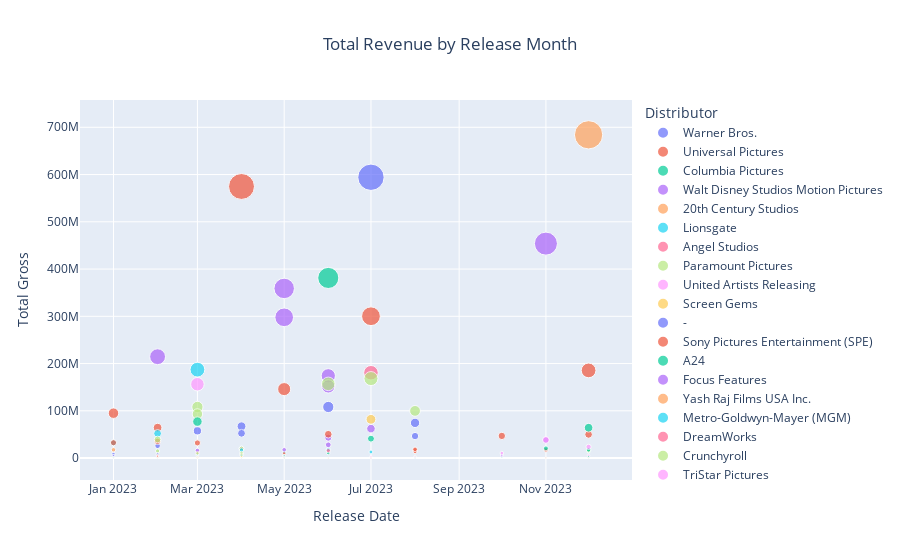

The notebook cell this image was saved under:
### Markdown cell above
# chart 5: Total Revenue for each distributor per month

### Code cell
fig = px.scatter(data_frame=multivar , x='release date' , y='total gross' , color='distributor' , size='total gross'  ,title='Total Revenue by Release Month',
labels={'release date' : 'Release Date' , 'distributor' : 'Distributor' , 'total gross' : 'Total Gross'})

fig.update_layout(title_x=0.5)
fig.show()

### Figure 1 — Plotly figure (JSON) as saved in the notebook; plotly's stock layout.template omitted (floating-point values rounded to 4 significant figures)
{"data": [{"hovertemplate": "Distributor=Warner Bros.<br>Release Date=%{x}<br>Total Gross=%{marker.size}<extra></extra>", "legendgroup": "Warner Bros.", "marker": {"color": "#636efa", "size": [594254460, 108133313, 74469810, 67233054, 57638006, 46566539, 26005156, 9002247, 4275970], "sizemode": "area", "sizeref": 1710000.0, "symbol": "circle"}, "mode": "markers", "name": "Warner Bros.", "orientation": "v", "showlegend": true, "type": "scatter", "x": ["2023-07-01T00:00:00", "2023-06-01T00:00:00", "2023-08-01T00:00:00", "2023-04-01T00:00:00", "2023-03-01T00:00:00", "2023-08-01T00:00:00", "2023-02-01T00:00:00", "2023-01-01T00:00:00", "2023-02-01T00:00:00"], "xaxis": "x", "y": [594254460, 108133313, 74469810, 67233054, 57638006, 46566539, 26005156, 9002247, 4275970], "yaxis": "y"}, {"hovertemplate": "Distributor=Universal Pictures<br>Release Date=%{x}<br>Total Gross=%{marker.size}<extra></extra>", "legendgroup": "Universal Pictures", "marker": {"color": "#EF553B", "size": [574759600, 300144670, 145960660, 185535345, 95043350, 64388510, 35397980, 17152625, 16840900, 13309285, 17348945, 50057405, 1864240], "sizemode": "area", "sizeref": 1710000.0, "symbol": "circle"}, "mode": "markers", "name": "Universal Pictures", "orientation": "v", "showlegend": true, "type": "scatter", "x": ["2023-04-01T00:00:00", "2023-07-01T00:00:00", "2023-05-01T00:00:00", "2023-12-01T00:00:00", "2023-01-01T00:00:00", "2023-02-01T00:00:00", "2023-02-01T00:00:00", "2023-04-01T00:00:00", "2023-08-01T00:00:00", "2023-08-01T00:00:00", "2023-11-01T00:00:00", "2023-12-01T00:00:00", "2023-08-01T00:00:00"], "xaxis": "x", "y": [574759600, 300144670, 145960660, 185535345, 95043350, 64388510, 35397980, 17152625, 16840900, 13309285, 17348945, 50057405, 1864240], "yaxis": "y"}, {"hovertemplate": "Distributor=Columbia Pictures<br>Release Date=%{x}<br>Total Gross=%{marker.size}<extra></extra>", "legendgroup": "Columbia Pictures", "marker": {"color": "#00cc96", "size": [381178195, 64267657, 20511938], "sizemode": "area", "sizeref": 1710000.0, "symbol": "circle"}, "mode": "markers", "name": "Columbia Pictures", "orientation": "v", "showlegend": true, "type": "scatter", "x": ["2023-06-01T00:00:00", "2023-12-01T00:00:00", "2023-11-01T00:00:00"], "xaxis": "x", "y": [381178195, 64267657, 20511938], "yaxis": "y"}, {"hovertemplate": "Distributor=Walt Disney Studios Motion Pictures<br>Release Date=%{x}<br>Total Gross=%{marker.size}<extra></extra>", "legendgroup": "Walt Disney Studios Motion Pictures", "marker": {"color": "#ab63fa", "size": [358995815, 297895447, 214504909, 174116627, 151692473, 62291150, 43244282, 453829060, 3541159, 37968963], "sizemode": "area", "sizeref": 1710000.0, "symbol": "circle"}, "mode": "markers", "name": "Walt Disney Studios Motion Pictures", "orientation": "v", "showlegend": true, "type": "scatter", "x": ["2023-05-01T00:00:00", "2023-05-01T00:00:00", "2023-02-01T00:00:00", "2023-06-01T00:00:00", "2023-06-01T00:00:00", "2023-07-01T00:00:00", "2023-06-01T00:00:00", "2023-11-01T00:00:00", "2023-04-01T00:00:00", "2023-11-01T00:00:00"], "xaxis": "x", "y": [358995815, 297895447, 214504909, 174116627, 151692473, 62291150, 43244282, 453829060, 3541159, 37968963], "yaxis": "y"}, {"hovertemplate": "Distributor=20th Century Studios<br>Release Date=%{x}<br>Total Gross=%{marker.size}<extra></extra>", "legendgroup": "20th Century Studios", "marker": {"color": "#FFA15A", "size": [684075767], "sizemode": "area", "sizeref": 1710000.0, "symbol": "circle"}, "mode": "markers", "name": "20th Century Studios", "orientation": "v", "showlegend": true, "type": "scatter", "x": ["2023-12-01T00:00:00"], "xaxis": "x", "y": [684075767], "yaxis": "y"}, {"hovertemplate": "Distributor=Lionsgate<br>Release Date=%{x}<br>Total Gross=%{marker.size}<extra></extra>", "legendgroup": "Lionsgate", "marker": {"color": "#19d3f3", "size": [187131806, 52102987, 32111181, 20372406, 17707207, 12897789, 12089391, 7265622, 6496125], "sizemode": "area", "sizeref": 1710000.0, "symbol": "circle"}, "mode": "markers", "name": "Lionsgate", "orientation": "v", "showlegend": true, "type": "scatter", "x": ["2023-03-01T00:00:00", "2023-02-01T00:00:00", "2023-01-01T00:00:00", "2023-04-01T00:00:00", "2023-06-01T00:00:00", "2023-07-01T00:00:00", "2023-05-01T00:00:00", "2023-04-01T00:00:00", "2023-03-01T00:00:00"], "xaxis": "x", "y": [187131806, 52102987, 32111181, 20372406, 17707207, 12897789, 12089391, 7265622, 6496125], "yaxis": "y"}, {"hovertemplate": "Distributor=Angel Studios<br>Release Date=%{x}<br>Total Gross=%{marker.size}<extra></extra>", "legendgroup": "Angel Studios", "marker": {"color": "#FF6692", "size": [180587629, 12084084], "sizemode": "area", "sizeref": 1710000.0, "symbol": "circle"}, "mode": "markers", "name": "Angel Studios", "orientation": "v", "showlegend": true, "type": "scatter", "x": ["2023-07-01T00:00:00", "2023-03-01T00:00:00"], "xaxis": "x", "y": [180587629, 12084084], "yaxis": "y"}, {"hovertemplate": "Distributor=Paramount Pictures<br>Release Date=%{x}<br>Total Gross=%{marker.size}<extra></extra>", "legendgroup": "Paramount Pictures", "marker": {"color": "#B6E880", "size": [168248955, 157066392, 108161389, 99847538, 93277026, 39330588, 15033795, 15351455], "sizemode": "area", "sizeref": 1710000.0, "symbol": "circle"}, "mode": "markers", "name": "Paramount Pictures", "orientation": "v", "showlegend": true, "type": "scatter", "x": ["2023-07-01T00:00:00", "2023-06-01T00:00:00", "2023-03-01T00:00:00", "2023-08-01T00:00:00", "2023-03-01T00:00:00", "2023-02-01T00:00:00", "2023-02-01T00:00:00", "2023-12-01T00:00:00"], "xaxis": "x", "y": [168248955, 157066392, 108161389, 99847538, 93277026, 39330588, 15033795, 15351455], "yaxis": "y"}, {"hovertemplate": "Distributor=United Artists Releasing<br>Release Date=%{x}<br>Total Gross=%{marker.size}<extra></extra>", "legendgroup": "United Artists Releasing", "marker": {"color": "#FF97FF", "size": [156248615, 5456531, 2210465], "sizemode": "area", "sizeref": 1710000.0, "symbol": "circle"}, "mode": "markers", "name": "United Artists Releasing", "orientation": "v", "showlegend": true, "type": "scatter", "x": ["2023-03-01T00:00:00", "2023-12-01T00:00:00", "2023-03-01T00:00:00"], "xaxis": "x", "y": [156248615, 5456531, 2210465], "yaxis": "y"}, {"hovertemplate": "Distributor=Screen Gems<br>Release Date=%{x}<br>Total Gross=%{marker.size}<extra></extra>", "legendgroup": "Screen Gems", "marker": {"color": "#FECB52", "size": [82042800, 20009380, 6230837], "sizemode": "area", "sizeref": 1710000.0, "symbol": "circle"}, "mode": "markers", "name": "Screen Gems", "orientation": "v", "showlegend": true, "type": "scatter", "x": ["2023-07-01T00:00:00", "2023-04-01T00:00:00", "2023-05-01T00:00:00"], "xaxis": "x", "y": [82042800, 20009380, 6230837], "yaxis": "y"}, {"hovertemplate": "Distributor=-<br>Release Date=%{x}<br>Total Gross=%{marker.size}<extra></extra>", "legendgroup": "-", "marker": {"color": "#636efa", "size": [52460106, 535202], "sizemode": "area", "sizeref": 1710000.0, "symbol": "circle"}, "mode": "markers", "name": "-", "orientation": "v", "showlegend": true, "type": "scatter", "x": ["2023-04-01T00:00:00", "2023-05-01T00:00:00"], "xaxis": "x", "y": [52460106, 535202], "yaxis": "y"}, {"hovertemplate": "Distributor=Sony Pictures Entertainment (SPE)<br>Release Date=%{x}<br>Total Gross=%{marker.size}<extra></extra>", "legendgroup": "Sony Pictures Entertainment (SPE)", "marker": {"color": "#EF553B", "size": [50452282, 32502025, 32062904, 18541753, 10458331, 5426772, 2104152, 705355, 335417, 214470, 46888441, 161222], "sizemode": "area", "sizeref": 1710000.0, "symbol": "circle"}, "mode": "markers", "name": "Sony Pictures Entertainment (SPE)", "orientation": "v", "showlegend": true, "type": "scatter", "x": ["2023-06-01T00:00:00", "2023-01-01T00:00:00", "2023-03-01T00:00:00", "2023-08-01T00:00:00", "2023-05-01T00:00:00", "2023-04-01T00:00:00", "2023-07-01T00:00:00", "2023-05-01T00:00:00", "2023-12-01T00:00:00", "2023-01-01T00:00:00", "2023-10-01T00:00:00", "2023-03-01T00:00:00"], "xaxis": "x", "y": [50452282, 32502025, 32062904, 18541753, 10458331, 5426772, 2104152, 705355, 335417, 214470, 46888441, 161222], "yaxis": "y"}, {"hovertemplate": "Distributor=A24<br>Release Date=%{x}<br>Total Gross=%{marker.size}<extra></extra>", "legendgroup": "A24", "marker": {"color": "#00cc96", "size": [41066389, 17463630, 10724951, 77191785, 8176562, 4830788, 1100113, 754483, 1658790, 196920], "sizemode": "area", "sizeref": 1710000.0, "symbol": "circle"}, "mode": "markers", "name": "A24", "orientation": "v", "showlegend": true, "type": "scatter", "x": ["2023-07-01T00:00:00", "2023-12-01T00:00:00", "2023-06-01T00:00:00", "2023-03-01T00:00:00", "2023-04-01T00:00:00", "2023-05-01T00:00:00", "2023-01-01T00:00:00", "2023-04-01T00:00:00", "2023-10-01T00:00:00", "2023-01-01T00:00:00"], "xaxis": "x", "y": [41066389, 17463630, 10724951, 77191785, 8176562, 4830788, 1100113, 754483, 1658790, 196920], "yaxis": "y"}, {"hovertemplate": "Distributor=Focus Features<br>Release Date=%{x}<br>Total Gross=%{marker.size}<extra></extra>", "legendgroup": "Focus Features", "marker": {"color": "#ab63fa", "size": [28049165, 17556340, 16271910, 3400020, 1545600, 6773650, 897190, 556585, 273860], "sizemode": "area", "sizeref": 1710000.0, "symbol": "circle"}, "mode": "markers", "name": "Focus Features", "orientation": "v", "showlegend": true, "type": "scatter", "x": ["2023-06-01T00:00:00", "2023-05-01T00:00:00", "2023-03-01T00:00:00", "2023-03-01T00:00:00", "2023-04-01T00:00:00", "2023-10-01T00:00:00", "2023-03-01T00:00:00", "2023-02-01T00:00:00", "2023-06-01T00:00:00"], "xaxis": "x", "y": [28049165, 17556340, 16271910, 3400020, 1545600, 6773650, 897190, 556585, 273860], "yaxis": "y"}, {"hovertemplate": "Distributor=Yash Raj Films USA Inc.<br>Release Date=%{x}<br>Total Gross=%{marker.size}<extra></extra>", "legendgroup": "Yash Raj Films USA Inc.", "marker": {"color": "#FFA15A", "size": [17487476, 2503604], "sizemode": "area", "sizeref": 1710000.0, "symbol": "circle"}, "mode": "markers", "name": "Yash Raj Films USA Inc.", "orientation": "v", "showlegend": true, "type": "scatter", "x": ["2023-01-01T00:00:00", "2023-03-01T00:00:00"], "xaxis": "x", "y": [17487476, 2503604], "yaxis": "y"}, {"hovertemplate": "Distributor=Metro-Goldwyn-Mayer (MGM)<br>Release Date=%{x}<br>Total Gross=%{marker.size}<extra></extra>", "legendgroup": "Metro-Goldwyn-Mayer (MGM)", "marker": {"color": "#19d3f3", "size": [16938039], "sizemode": "area", "sizeref": 1710000.0, "symbol": "circle"}, "mode": "markers", "name": "Metro-Goldwyn-Mayer (MGM)", "orientation": "v", "showlegend": true, "type": "scatter", "x": ["2023-04-01T00:00:00"], "xaxis": "x", "y": [16938039], "yaxis": "y"}, {"hovertemplate": "Distributor=DreamWorks<br>Release Date=%{x}<br>Total Gross=%{marker.size}<extra></extra>", "legendgroup": "DreamWorks", "marker": {"color": "#FF6692", "size": [15753600], "sizemode": "area", "sizeref": 1710000.0, "symbol": "circle"}, "mode": "markers", "name": "DreamWorks", "orientation": "v", "showlegend": true, "type": "scatter", "x": ["2023-06-01T00:00:00"], "xaxis": "x", "y": [15753600], "yaxis": "y"}, {"hovertemplate": "Distributor=Crunchyroll<br>Release Date=%{x}<br>Total Gross=%{marker.size}<extra></extra>", "legendgroup": "Crunchyroll", "marker": {"color": "#B6E880", "size": [10760901, 10117806, 1588491, 309757], "sizemode": "area", "sizeref": 1710000.0, "symbol": "circle"}, "mode": "markers", "name": "Crunchyroll", "orientation": "v", "showlegend": true, "type": "scatter", "x": ["2023-04-01T00:00:00", "2023-03-01T00:00:00", "2023-01-01T00:00:00", "2023-07-01T00:00:00"], "xaxis": "x", "y": [10760901, 10117806, 1588491, 309757], "yaxis": "y"}, {"hovertemplate": "Distributor=TriStar Pictures<br>Release Date=%{x}<br>Total Gross=%{marker.size}<extra></extra>", "legendgroup": "TriStar Pictures", "marker": {"color": "#FF97FF", "size": [23708080], "sizemode": "area", "sizeref": 1710000.0, "symbol": "circle"}, "mode": "markers", "name": "TriStar Pictures", "orientation": "v", "showlegend": true, "type": "scatter", "x": ["2023-12-01T00:00:00"], "xaxis": "x", "y": [23708080], "yaxis": "y"}, {"hovertemplate": "Distributor='-<br>Release Date=%{x}<br>Total Gross=%{marker.size}<extra></extra>", "legendgroup": "'-", "marker": {"color": "#FECB52", "size": [7259924, 1443314, 1090155, 765218, 750010, 339946, 335775, 325583, 320000, 310746, 308825, 293496, 221738, 500082, 193829, 189579], "sizemode": "area", "sizeref": 1710000.0, "symbol": "circle"}, "mode": "markers", "name": "'-", "orientation": "v", "showlegend": true, "type": "scatter", "x": ["2023-04-01T00:00:00", "2023-08-01T00:00:00", "2023-05-01T00:00:00", "2023-01-01T00:00:00", "2023-04-01T00:00:00", "2023-07-01T00:00:00", "2023-02-01T00:00:00", "2023-03-01T00:00:00", "2023-01-01T00:00:00", "2023-07-01T00:00:00", "2023-07-01T00:00:00", "2023-03-01T00:00:00", "2023-03-01T00:00:00", "2023-11-01T00:00:00", "2023-08-01T00:00:00", "2023-03-01T00:00:00"], "xaxis": "x", "y": [7259924, 1443314, 1090155, 765218, 750010, 339946, 335775, 325583, 320000, 310746, 308825, 293496, 221738, 500082, 193829, 189579], "yaxis": "y"}, {"hovertemplate": "Distributor=Trafalgar Releasing<br>Release Date=%{x}<br>Total Gross=%{marker.size}<extra></extra>", "legendgroup": "Trafalgar Releasing", "marker": {"color": "#636efa", "size": [8093270, 1290000], "sizemode": "area", "sizeref": 1710000.0, "symbol": "circle"}, "mode": "markers", "name": "Trafalgar Releasing", "orientation": "v", "showlegend": true, "type": "scatter", "x": ["2023-02-01T00:00:00", "2023-01-01T00:00:00"], "xaxis": "x", "y": [8093270, 1290000], "yaxis": "y"}, {"hovertemplate": "Distributor=Fathom Events<br>Release Date=%{x}<br>Total Gross=%{marker.size}<extra></extra>", "legendgroup": "Fathom Events", "marker": {"color": "#EF553B", "size": [5525069, 3649422, 3574915, 2500574, 1750639, 1455081, 1176085, 757981, 601490, 577004, 567448, 447912, 295539, 197702], "sizemode": "area", "sizeref": 1710000.0, "symbol": "circle"}, "mode": "markers", "name": "Fathom Events", "orientation": "v", "showlegend": true, "type": "scatter", "x": ["2023-02-01T00:00:00", "2023-01-01T00:00:00", "2023-04-01T00:00:00", "2023-03-01T00:00:00", "2023-02-01T00:00:00", "2023-04-01T00:00:00", "2023-04-01T00:00:00", "2023-05-01T00:00:00", "2023-01-01T00:00:00", "2023-03-01T00:00:00", "2023-05-01T00:00:00", "2023-05-01T00:00:00", "2023-04-01T00:00:00", "2023-02-01T00:00:00"], "xaxis": "x", "y": [5525069, 3649422, 3574915, 2500574, 1750639, 1455081, 1176085, 757981, 601490, 577004, 567448, 447912, 295539, 197702], "yaxis": "y"}, {"hovertemplate": "Distributor=Soli Deo Gloria Releasing<br>Release Date=%{x}<br>Total Gross=%{marker.size}<extra></extra>", "legendgroup": "Soli Deo Gloria Releasing", "marker": {"color": "#00cc96", "size": [5433685], "sizemode": "area", "sizeref": 1710000.0, "symbol": "circle"}, "mode": "markers", "name": "Soli Deo Gloria Releasing", "orientation": "v", "showlegend": true, "type": "scatter", "x": ["2023-04-01T00:00:00"], "xaxis": "x", "y": [5433685], "yaxis": "y"}, {"hovertemplate": "Distributor=Neon<br>Release Date=%{x}<br>Total Gross=%{marker.size}<extra></extra>", "legendgroup": "Neon", "marker": {"color": "#ab63fa", "size": [5078400, 1500014, 1046899, 4608096, 213953], "sizemode": "area", "sizeref": 1710000.0, "symbol": "circle"}, "mode": "markers", "name": "Neon", "orientation": "v", "showlegend": true, "type": "scatter", "x": ["2023-01-01T00:00:00", "2023-02-01T00:00:00", "2023-12-01T00:00:00", "2023-10-01T00:00:00", "2023-01-01T00:00:00"], "xaxis": "x", "y": [5078400, 1500014, 1046899, 4608096, 213953], "yaxis": "y"}, {"hovertemplate": "Distributor=Open Road Films (II)<br>Release Date=%{x}<br>Total Gross=%{marker.size}<extra></extra>", "legendgroup": "Open Road Films (II)", "marker": {"color": "#FFA15A", "size": [4813132, 4350243], "sizemode": "area", "sizeref": 1710000.0, "symbol": "circle"}, "mode": "markers", "name": "Open Road Films (II)", "orientation": "v", "showlegend": true, "type": "scatter", "x": ["2023-05-01T00:00:00", "2023-02-01T00:00:00"], "xaxis": "x", "y": [4813132, 4350243], "yaxis": "y"}, {"hovertemplate": "Distributor=Ketchup Entertainment<br>Release Date=%{x}<br>Total Gross=%{marker.size}<extra></extra>", "legendgroup": "Ketchup Entertainment", "marker": {"color": "#19d3f3", "size": [4500169], "sizemode": "area", "sizeref": 1710000.0, "symbol": "circle"}, "mode": "markers", "name": "Ketchup Entertainment", "orientation": "v", "showlegend": true, "type": "scatter", "x": ["2023-05-01T00:00:00"], "xaxis": "x", "y": [4500169], "yaxis": "y"}, {"hovertemplate": "Distributor=Viva Pictures<br>Release Date=%{x}<br>Total Gross=%{marker.size}<extra></extra>", "legendgroup": "Viva Pictures", "marker": {"color": "#FF6692", "size": [4303645, 744169], "sizemode": "area", "sizeref": 1710000.0, "symbol": "circle"}, "mode": "markers", "name": "Viva Pictures", "orientation": "v", "showlegend": true, "type": "scatter", "x": ["2023-02-01T00:00:00", "2023-05-01T00:00:00"], "xaxis": "x", "y": [4303645, 744169], "yaxis": "y"}, {"hovertemplate": "Distributor=Roadside Attractions<br>Release Date=%{x}<br>Total Gross=%{marker.size}<extra></extra>", "legendgroup": "Roadside Attractions", "marker": {"color": "#B6E880", "size": [3821285, 2136832, 1802442, 855173, 276672], "sizemode": "area", "sizeref": 1710000.0, "symbol": "circle"}, "mode": "markers", "name": "Roadside Attractions", "orientation": "v", "showlegend": true, "type": "scatter", "x": ["2023-08-01T00:00:00", "2023-03-01T00:00:00", "2023-04-01T00:00:00", "2023-05-01T00:00:00", "2023-08-01T00:00:00"], "xaxis": "x", "y": [3821285, 2136832, 1802442, 855173, 276672], "yaxis": "y"}, {"hovertemplate": "Distributor=Searchlight Pictures<br>Release Date=%{x}<br>Total Gross=%{marker.size}<extra></extra>", "legendgroup": "Searchlight Pictures", "marker": {"color": "#FF97FF", "size": [3644801, 38501125, 10582266, 1177577], "sizemode": "area", "sizeref": 1710000.0, "symbol": "circle"}, "mode": "markers", "name": "Searchlight Pictures", "orientation": "v", "showlegend": true, "type": "scatter", "x": ["2023-07-01T00:00:00", "2023-11-01T00:00:00", "2023-10-01T00:00:00", "2023-12-01T00:00:00"], "xaxis": "x", "y": [3644801, 38501125, 10582266, 1177577], "yaxis": "y"}, {"hovertemplate": "Distributor=Bleecker Street Media<br>Release Date=%{x}<br>Total Gross=%{marker.size}<extra></extra>", "legendgroup": "Bleecker Street Media", "marker": {"color": "#FECB52", "size": [3496761, 1856809, 1775876, 1097067, 161290], "sizemode": "area", "sizeref": 1710000.0, "symbol": "circle"}, "mode": "markers", "name": "Bleecker Street Media", "orientation": "v", "showlegend": true, "type": "scatter", "x": ["2023-04-01T00:00:00", "2023-08-01T00:00:00", "2023-08-01T00:00:00", "2023-02-01T00:00:00", "2023-05-01T00:00:00"], "xaxis": "x", "y": [3496761, 1856809, 1775876, 1097067, 161290], "yaxis": "y"}, {"hovertemplate": "Distributor=Well Go USA Entertainment<br>Release Date=%{x}<br>Total Gross=%{marker.size}<extra></extra>", "legendgroup": "Well Go USA Entertainment", "marker": {"color": "#636efa", "size": [5023132, 803189, 277011], "sizemode": "area", "sizeref": 1710000.0, "symbol": "circle"}, "mode": "markers", "name": "Well Go USA Entertainment", "orientation": "v", "showlegend": true, "type": "scatter", "x": ["2023-01-01T00:00:00", "2023-02-01T00:00:00", "2023-04-01T00:00:00"], "xaxis": "x", "y": [5023132, 803189, 277011], "yaxis": "y"}, {"hovertemplate": "Distributor=ShortsTV<br>Release Date=%{x}<br>Total Gross=%{marker.size}<extra></extra>", "legendgroup": "ShortsTV", "marker": {"color": "#EF553B", "size": [3025631], "sizemode": "area", "sizeref": 1710000.0, "symbol": "circle"}, "mode": "markers", "name": "ShortsTV", "orientation": "v", "showlegend": true, "type": "scatter", "x": ["2023-02-01T00:00:00"], "xaxis": "x", "y": [3025631], "yaxis": "y"}, {"hovertemplate": "Distributor=Sony Pictures Classics<br>Release Date=%{x}<br>Total Gross=%{marker.size}<extra></extra>", "legendgroup": "Sony Pictures Classics", "marker": {"color": "#00cc96", "size": [3038113, 798774, 653780, 451549, 449650], "sizemode": "area", "sizeref": 1710000.0, "symbol": "circle"}, "mode": "markers", "name": "Sony Pictures Classics", "orientation": "v", "showlegend": true, "type": "scatter", "x": ["2023-12-01T00:00:00", "2023-02-01T00:00:00", "2023-08-01T00:00:00", "2023-02-01T00:00:00", "2023-01-01T00:00:00"], "xaxis": "x", "y": [3038113, 798774, 653780, 451549, 449650], "yaxis": "y"}, {"hovertemplate": "Distributor=Briarcliff Entertainment<br>Release Date=%{x}<br>Total Gross=%{marker.size}<extra></extra>", "legendgroup": "Briarcliff Entertainment", "marker": {"color": "#ab63fa", "size": [2515612, 541633], "sizemode": "area", "sizeref": 1710000.0, "symbol": "circle"}, "mode": "markers", "name": "Briarcliff Entertainment", "orientation": "v", "showlegend": true, "type": "scatter", "x": ["2023-08-01T00:00:00", "2023-04-01T00:00:00"], "xaxis": "x", "y": [2515612, 541633], "yaxis": "y"}, {"hovertemplate": "Distributor=IFC Films<br>Release Date=%{x}<br>Total Gross=%{marker.size}<extra></extra>", "legendgroup": "IFC Films", "marker": {"color": "#FFA15A", "size": [2052272, 1476597, 1188032, 811739, 705767, 538551], "sizemode": "area", "sizeref": 1710000.0, "symbol": "circle"}, "mode": "markers", "name": "IFC Films", "orientation": "v", "showlegend": true, "type": "scatter", "x": ["2023-01-01T00:00:00", "2023-05-01T00:00:00", "2023-03-01T00:00:00", "2023-04-01T00:00:00", "2023-12-01T00:00:00", "2023-02-01T00:00:00"], "xaxis": "x", "y": [2052272, 1476597, 1188032, 811739, 705767, 538551], "yaxis": "y"}, {"hovertemplate": "Distributor=Hidden Empire Film Group (HEFG)<br>Release Date=%{x}<br>Total Gross=%{marker.size}<extra></extra>", "legendgroup": "Hidden Empire Film Group (HEFG)", "marker": {"color": "#19d3f3", "size": [2090261], "sizemode": "area", "sizeref": 1710000.0, "symbol": "circle"}, "mode": "markers", "name": "Hidden Empire Film Group (HEFG)", "orientation": "v", "showlegend": true, "type": "scatter", "x": ["2023-01-01T00:00:00"], "xaxis": "x", "y": [2090261], "yaxis": "y"}, {"hovertemplate": "Distributor=CMC Pictures<br>Release Date=%{x}<br>Total Gross=%{marker.size}<extra></extra>", "legendgroup": "CMC Pictures", "marker": {"color": "#FF6692", "size": [1721446], "sizemode": "area", "sizeref": 1710000.0, "symbol": "circle"}, "mode": "markers", "name": "CMC Pictures", "orientation": "v", "showlegend": true, "type": "scatter", "x": ["2023-07-01T00:00:00"], "xaxis": "x", "y": [1721446], "yaxis": "y"}, {"hovertemplate": "Distributor=Vertical Entertainment<br>Release Date=%{x}<br>Total Gross=%{marker.size}<extra></extra>", "legendgroup": "Vertical Entertainment", "marker": {"color": "#B6E880", "size": [1293722], "sizemode": "area", "sizeref": 1710000.0, "symbol": "circle"}, "mode": "markers", "name": "Vertical Entertainment", "orientation": "v", "showlegend": true, "type": "scatter", "x": ["2023-01-01T00:00:00"], "xaxis": "x", "y": [1293722], "yaxis": "y"}, {"hovertemplate": "Distributor=GKIDS<br>Release Date=%{x}<br>Total Gross=%{marker.size}<extra></extra>", "legendgroup": "GKIDS", "marker": {"color": "#FF97FF", "size": [1256517], "sizemode": "area", "sizeref": 1710000.0, "symbol": "circle"}, "mode": "markers", "name": "GKIDS", "orientation": "v", "showlegend": true, "type": "scatter", "x": ["2023-07-01T00:00:00"], "xaxis": "x", "y": [1256517], "yaxis": "y"}, {"hovertemplate": "Distributor=Capelight Pictures<br>Release Date=%{x}<br>Total Gross=%{marker.size}<extra></extra>", "legendgroup": "Capelight Pictures", "marker": {"color": "#FECB52", "size": [909411], "sizemode": "area", "sizeref": 1710000.0, "symbol": "circle"}, "mode": "markers", "name": "Capelight Pictures", "orientation": "v", "showlegend": true, "type": "scatter", "x": ["2023-06-01T00:00:00"], "xaxis": "x", "y": [909411], "yaxis": "y"}, {"hovertemplate": "Distributor=Magnolia Pictures<br>Release Date=%{x}<br>Total Gross=%{marker.size}<extra></extra>", "legendgroup": "Magnolia Pictures", "marker": {"color": "#636efa", "size": [667114], "sizemode": "area", "sizeref": 1710000.0, "symbol": "circle"}, "mode": "markers", "name": "Magnolia Pictures", "orientation": "v", "showlegend": true, "type": "scatter", "x": ["2023-05-01T00:00:00"], "xaxis": "x", "y": [667114], "yaxis": "y"}, {"hovertemplate": "Distributor=Sideshow Releasing<br>Release Date=%{x}<br>Total Gross=%{marker.size}<extra></extra>", "legendgroup": "Sideshow Releasing", "marker": {"color": "#EF553B", "size": [1068782, 204620], "sizemode": "area", "sizeref": 1710000.0, "symbol": "circle"}, "mode": "markers", "name": "Sideshow Releasing", "orientation": "v", "showlegend": true, "type": "scatter", "x": ["2023-11-01T00:00:00", "2023-07-01T00:00:00"], "xaxis": "x", "y": [1068782, 204620], "yaxis": "y"}, {"hovertemplate": "Distributor=Orion Pictures<br>Release Date=%{x}<br>Total Gross=%{marker.size}<extra></extra>", "legendgroup": "Orion Pictures", "marker": {"color": "#00cc96", "size": [533978], "sizemode": "area", "sizeref": 1710000.0, "symbol": "circle"}, "mode": "markers", "name": "Orion Pictures", "orientation": "v", "showlegend": true, "type": "scatter", "x": ["2023-08-01T00:00:00"], "xaxis": "x", "y": [533978], "yaxis": "y"}, {"hovertemplate": "Distributor=Atlas Distribution Company<br>Release Date=%{x}<br>Total Gross=%{marker.size}<extra></extra>", "legendgroup": "Atlas Distribution Company", "marker": {"color": "#ab63fa", "size": [412550], "sizemode": "area", "sizeref": 1710000.0, "symbol": "circle"}, "mode": "markers", "name": "Atlas Distribution Company", "orientation": "v", "showlegend": true, "type": "scatter", "x": ["2023-07-01T00:00:00"], "xaxis": "x", "y": [412550], "yaxis": "y"}, {"hovertemplate": "Distributor=Blue Fox Entertainment<br>Release Date=%{x}<br>Total Gross=%{marker.size}<extra></extra>", "legendgroup": "Blue Fox Entertainment", "marker": {"color": "#FFA15A", "size": [379890, 288414], "sizemode": "area", "sizeref": 1710000.0, "symbol": "circle"}, "mode": "markers", "name": "Blue Fox Entertainment", "orientation": "v", "showlegend": true, "type": "scatter", "x": ["2023-06-01T00:00:00", "2023-03-01T00:00:00"], "xaxis": "x", "y": [379890, 288414], "yaxis": "y"}, {"hovertemplate": "Distributor=Oscilloscope<br>Release Date=%{x}<br>Total Gross=%{marker.size}<extra></extra>", "legendgroup": "Oscilloscope", "marker": {"color": "#19d3f3", "size": [327584, 302550], "sizemode": "area", "sizeref": 1710000.0, "symbol": "circle"}, "mode": "markers", "name": "Oscilloscope", "orientation": "v", "showlegend": true, "type": "scatter", "x": ["2023-08-01T00:00:00", "2023-04-01T00:00:00"], "xaxis": "x", "y": [327584, 302550], "yaxis": "y"}, {"hovertemplate": "Distributor=Purdie Distribution<br>Release Date=%{x}<br>Total Gross=%{marker.size}<extra></extra>", "legendgroup": "Purdie Distribution", "marker": {"color": "#FF6692", "size": [340017], "sizemode": "area", "sizeref": 1710000.0, "symbol": "circle"}, "mode": "markers", "name": "Purdie Distribution", "orientation": "v", "showlegend": true, "type": "scatter", "x": ["2023-07-01T00:00:00"], "xaxis": "x", "y": [340017], "yaxis": "y"}, {"hovertemplate": "Distributor=Picturehouse<br>Release Date=%{x}<br>Total Gross=%{marker.size}<extra></extra>", "legendgroup": "Picturehouse", "marker": {"color": "#B6E880", "size": [326184], "sizemode": "area", "sizeref": 1710000.0, "symbol": "circle"}, "mode": "markers", "name": "Picturehouse", "orientation": "v", "showlegend": true, "type": "scatter", "x": ["2023-04-01T00:00:00"], "xaxis": "x", "y": [326184], "yaxis": "y"}, {"hovertemplate": "Distributor=MUBI<br>Release Date=%{x}<br>Total Gross=%{marker.size}<extra></extra>", "legendgroup": "MUBI", "marker": {"color": "#FF97FF", "size": [415827], "sizemode": "area", "sizeref": 1710000.0, "symbol": "circle"}, "mode": "markers", "name": "MUBI", "orientation": "v", "showlegend": true, "type": "scatter", "x": ["2023-08-01T00:00:00"], "xaxis": "x", "y": [415827], "yaxis": "y"}, {"hovertemplate": "Distributor=Variance Films<br>Release Date=%{x}<br>Total Gross=%{marker.size}<extra></extra>", "legendgroup": "Variance Films", "marker": {"color": "#FECB52", "size": [302456, 256566], "sizemode": "area", "sizeref": 1710000.0, "symbol": "circle"}, "mode": "markers", "name": "Variance Films", "orientation": "v", "showlegend": true, "type": "scatter", "x": ["2023-04-01T00:00:00", "2023-03-01T00:00:00"], "xaxis": "x", "y": [302456, 256566], "yaxis": "y"}, {"hovertemplate": "Distributor=Kino Lorber<br>Release Date=%{x}<br>Total Gross=%{marker.size}<extra></extra>", "legendgroup": "Kino Lorber", "marker": {"color": "#636efa", "size": [180135], "sizemode": "area", "sizeref": 1710000.0, "symbol": "circle"}, "mode": "markers", "name": "Kino Lorber", "orientation": "v", "showlegend": true, "type": "scatter", "x": ["2023-01-01T00:00:00"], "xaxis": "x", "y": [180135], "yaxis": "y"}, {"hovertemplate": "Distributor=Rialto Pictures<br>Release Date=%{x}<br>Total Gross=%{marker.size}<extra></extra>", "legendgroup": "Rialto Pictures", "marker": {"color": "#EF553B", "size": [173816], "sizemode": "area", "sizeref": 1710000.0, "symbol": "circle"}, "mode": "markers", "name": "Rialto Pictures", "orientation": "v", "showlegend": true, "type": "scatter", "x": ["2023-06-01T00:00:00"], "xaxis": "x", "y": [173816], "yaxis": "y"}, {"hovertemplate": "Distributor=Quiver Distribution<br>Release Date=%{x}<br>Total Gross=%{marker.size}<extra></extra>", "legendgroup": "Quiver Distribution", "marker": {"color": "#00cc96", "size": [168109], "sizemode": "area", "sizeref": 1710000.0, "symbol": "circle"}, "mode": "markers", "name": "Quiver Distribution", "orientation": "v", "showlegend": true, "type": "scatter", "x": ["2023-05-01T00:00:00"], "xaxis": "x", "y": [168109], "yaxis": "y"}], "layout": {"legend": {"itemsizing": "constant", "title": {"text": "Distributor"}, "tracegroupgap": 0}, "title": {"text": "Total Revenue by Release Month", "x": 0.5}, "xaxis": {"anchor": "y", "domain": [0, 1], "title": {"text": "Release Date"}}, "yaxis": {"anchor": "x", "domain": [0, 1], "title": {"text": "Total Gross"}}}}
